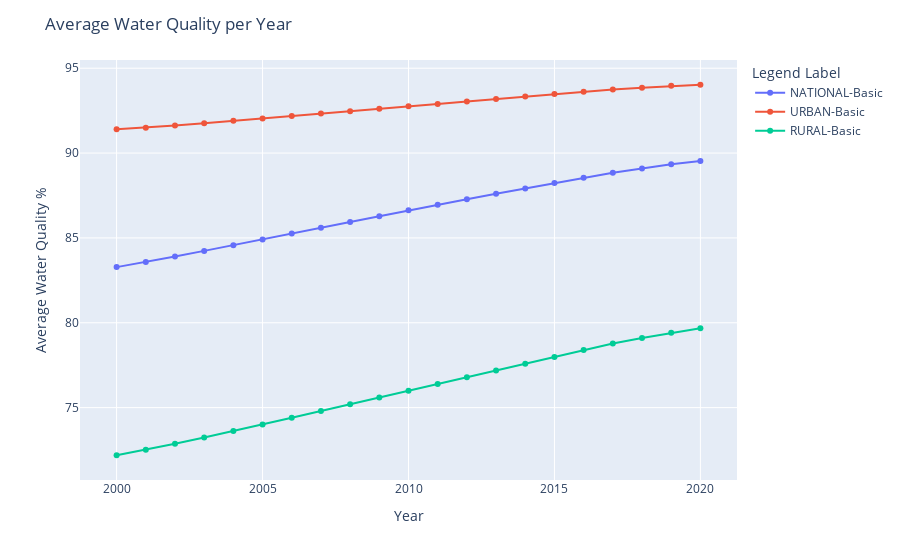

The notebook cell saved with this chart:
### Code cell
import pandas as pd
import plotly.express as px

# Read the data from CSV
df = pd.read_csv('new_water_done5.csv')

# Calculate the average values per year
averages = df.groupby('Year')[['NATIONAL-Basic', 'URBAN-Basic', 'RURAL-Basic']].mean().reset_index()

# Melt the dataframe to long format
averages = pd.melt(averages, id_vars='Year', value_vars=['NATIONAL-Basic', 'URBAN-Basic', 'RURAL-Basic'],
                   var_name='Column', value_name='Average Value')

# Create a line plot for the averages
fig = px.line(averages, x='Year', y='Average Value', color='Column', markers=True, 
              labels={'Column': 'Legend Label'})

# Configure the layout
fig.update_layout(
    title='Average Water Quality per Year',
    xaxis_title='Year',
    yaxis_title='Average Water Quality %',
    showlegend=True  # Display the legend
)

# Print the average values at the beginning and end of each line
for column in averages['Column'].unique():
    avg_start = averages.loc[averages['Column'] == column, 'Average Value'].iloc[0]
    avg_end = averages.loc[averages['Column'] == column, 'Average Value'].iloc[-1]
    difference = avg_end - avg_start
    print(f'{column} Start: {avg_start:.2f}')
    print(f'{column} End: {avg_end:.2f}')
    print(f'Improvement in %: {difference:.2f}')
    print()

# Show the plot
fig.show()

### Figure 1 — Plotly figure (JSON) as saved in the notebook; plotly's stock layout.template omitted (floating-point values rounded to 4 significant figures)
{"data": [{"hovertemplate": "Legend Label=NATIONAL-Basic<br>Year=%{x}<br>Average Value=%{y}<extra></extra>", "legendgroup": "NATIONAL-Basic", "line": {"color": "#636efa", "dash": "solid"}, "marker": {"symbol": "circle"}, "mode": "lines+markers", "name": "NATIONAL-Basic", "orientation": "v", "showlegend": true, "type": "scatter", "x": [2000, 2001, 2002, 2003, 2004, 2005, 2006, 2007, 2008, 2009, 2010, 2011, 2012, 2013, 2014, 2015, 2016, 2017, 2018, 2019, 2020], "xaxis": "x", "y": [83.28, 83.58, 83.9, 84.24, 84.57, 84.91, 85.25, 85.59, 85.94, 86.28, 86.62, 86.96, 87.28, 87.6, 87.92, 88.23, 88.54, 88.84, 89.09, 89.34, 89.53], "yaxis": "y"}, {"hovertemplate": "Legend Label=URBAN-Basic<br>Year=%{x}<br>Average Value=%{y}<extra></extra>", "legendgroup": "URBAN-Basic", "line": {"color": "#EF553B", "dash": "solid"}, "marker": {"symbol": "circle"}, "mode": "lines+markers", "name": "URBAN-Basic", "orientation": "v", "showlegend": true, "type": "scatter", "x": [2000, 2001, 2002, 2003, 2004, 2005, 2006, 2007, 2008, 2009, 2010, 2011, 2012, 2013, 2014, 2015, 2016, 2017, 2018, 2019, 2020], "xaxis": "x", "y": [91.4, 91.5, 91.63, 91.76, 91.9, 92.04, 92.18, 92.33, 92.47, 92.61, 92.76, 92.9, 93.04, 93.19, 93.33, 93.48, 93.62, 93.74, 93.85, 93.96, 94.03], "yaxis": "y"}, {"hovertemplate": "Legend Label=RURAL-Basic<br>Year=%{x}<br>Average Value=%{y}<extra></extra>", "legendgroup": "RURAL-Basic", "line": {"color": "#00cc96", "dash": "solid"}, "marker": {"symbol": "circle"}, "mode": "lines+markers", "name": "RURAL-Basic", "orientation": "v", "showlegend": true, "type": "scatter", "x": [2000, 2001, 2002, 2003, 2004, 2005, 2006, 2007, 2008, 2009, 2010, 2011, 2012, 2013, 2014, 2015, 2016, 2017, 2018, 2019, 2020], "xaxis": "x", "y": [72.19, 72.52, 72.87, 73.24, 73.62, 74.01, 74.4, 74.8, 75.2, 75.6, 76.0, 76.39, 76.79, 77.18, 77.58, 77.99, 78.39, 78.77, 79.1, 79.41, 79.68], "yaxis": "y"}], "layout": {"legend": {"title": {"text": "Legend Label"}, "tracegroupgap": 0}, "margin": {"t": 60}, "showlegend": true, "title": {"text": "Average Water Quality per Year"}, "xaxis": {"anchor": "y", "domain": [0, 1], "title": {"text": "Year"}}, "yaxis": {"anchor": "x", "domain": [0, 1], "title": {"text": "Average Water Quality %"}}}}
